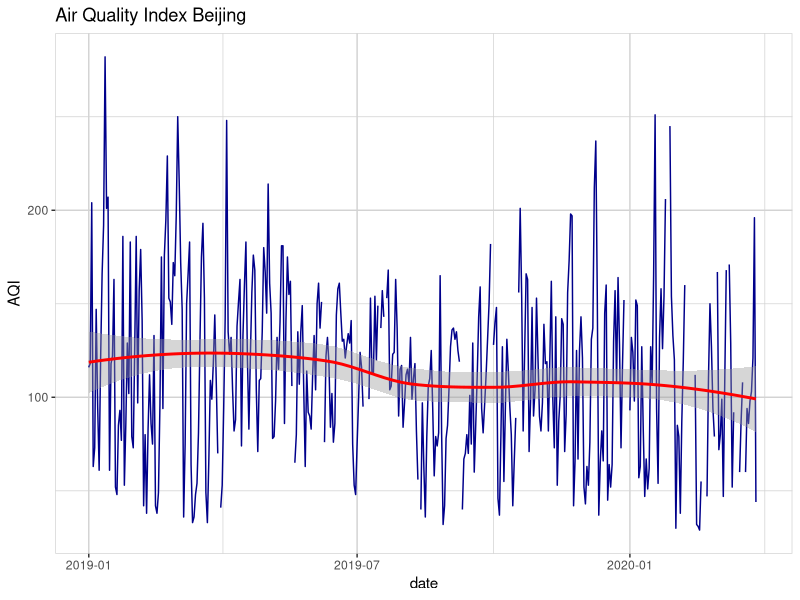
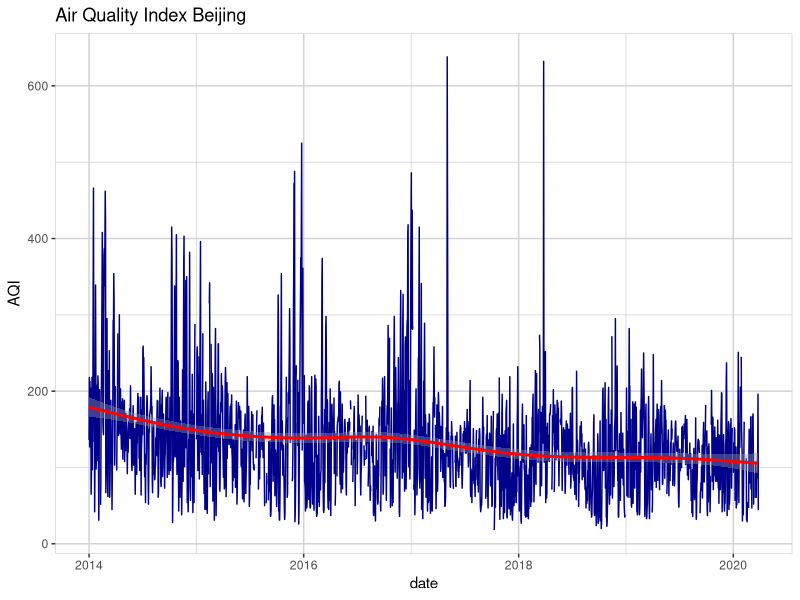
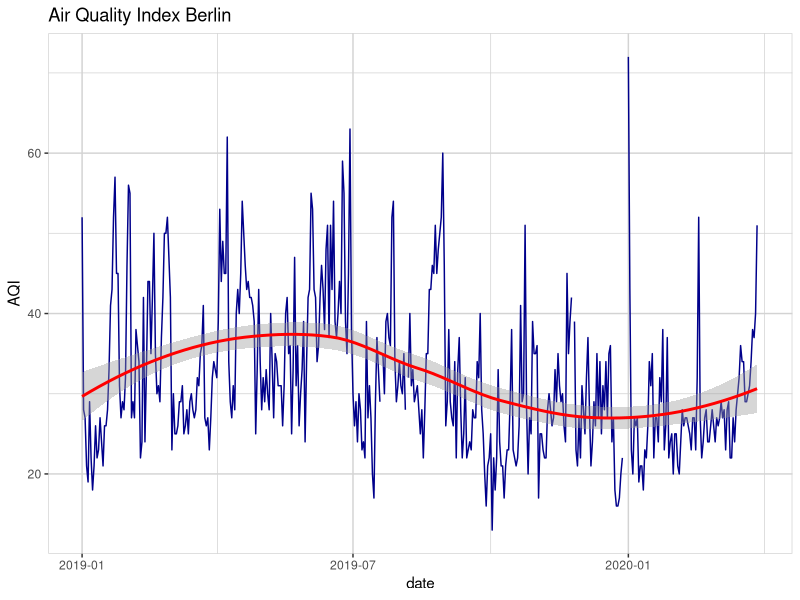
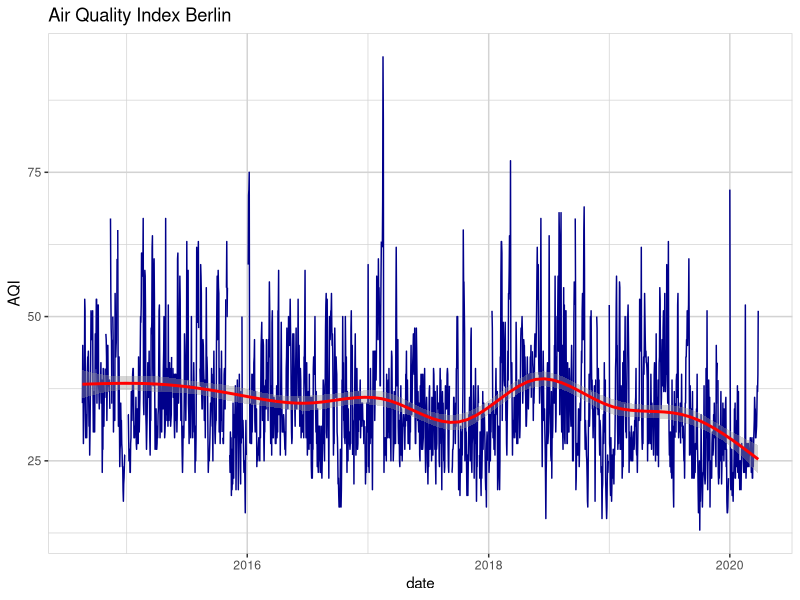
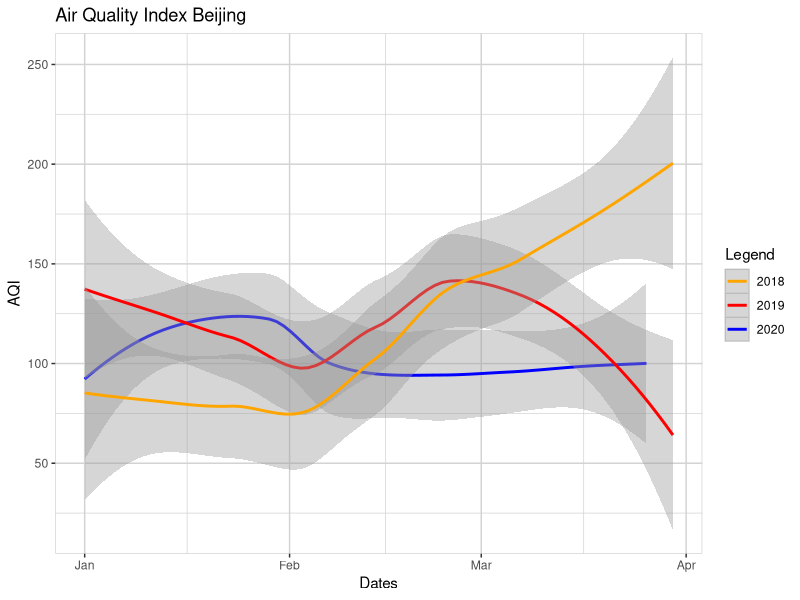
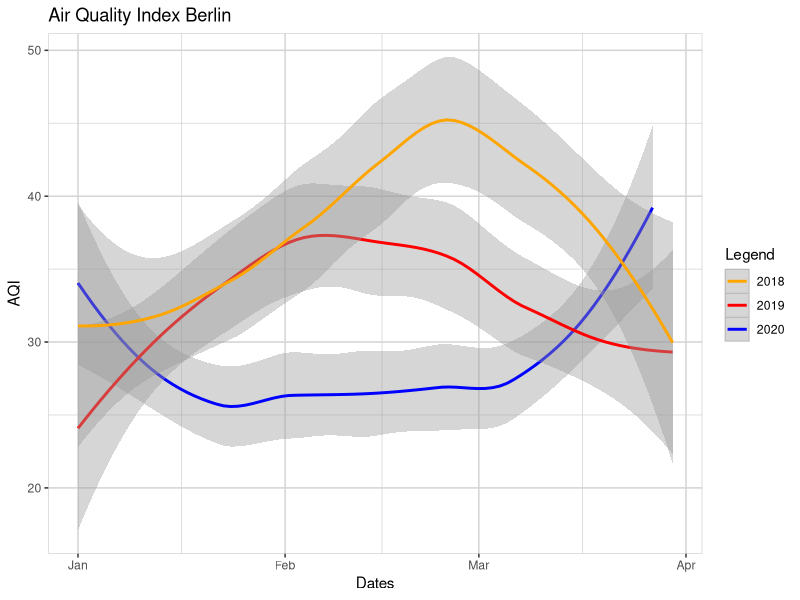
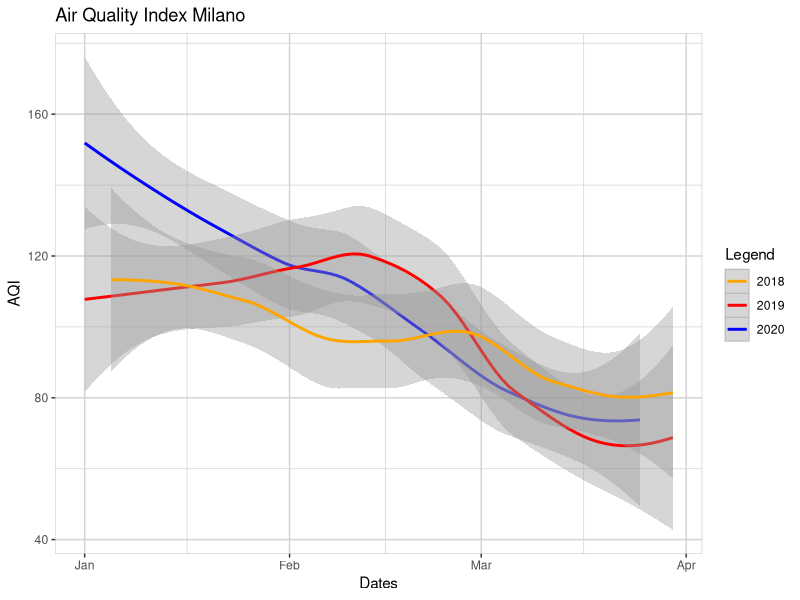
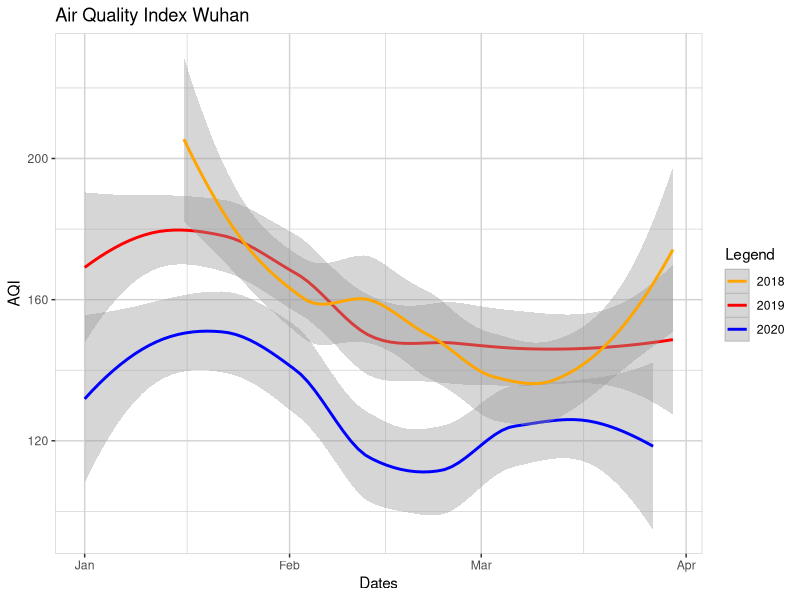

R code for these plots, in order:
#Air Quality Data

#librarys

library(ggplot2)
library(ggthemes)
library(stats)
library(lubridate)

#Read in Data
Air_Beijing<-read.csv("Data_International/beijing-air-quality.csv",stringsAsFactors = FALSE)
Air_Berlin<-read.csv("Data_International/berlin,-germany-air-quality.csv",stringsAsFactors = FALSE)
Air_Milano<-read.csv("Data_International/milano-senato, lombardia, italy-air-quality.csv",stringsAsFactors = FALSE)
Air_NY<-read.csv("Data_International/new-york, usa-air-quality.csv",stringsAsFactors = FALSE)
Air_Wuhan<-read.csv("Data_International/wuhan-air-quality.csv",stringsAsFactors = FALSE)


#Calculate overall AQI
head(Air_Beijing)
Air_Beijing$AQI<-apply(Air_Beijing[,2:ncol(Air_Beijing)],1,max)
Air_Berlin$AQI<-apply(Air_Berlin[,2:ncol(Air_Berlin)],1,max)
Air_Milano$AQI<-apply(Air_Milano[,2:(ncol(Air_Milano)-1)],1,max)
Air_NY$AQI<-apply(Air_NY[,2:ncol(Air_NY)],1,max)
Air_Wuhan$AQI<-apply(Air_Wuhan[,2:ncol(Air_Wuhan)],1,max)

#Format as Datum
Air_Beijing$date <- as.Date(Air_Beijing$date , format = "%Y/%m/%d")
Air_Berlin$date <- as.Date(Air_Berlin$date , format = "%Y/%m/%d")
Air_Milano$date <- as.Date(Air_Milano$date , format = "%Y/%m/%d")
Air_NY$date <- as.Date(Air_NY$date , format = "%Y/%m/%d")
Air_Wuhan$date <- as.Date(Air_Wuhan$date , format = "%Y/%m/%d")



#Plots over all Years
plot_bejing_all_years <- ggplot(data = Air_Beijing,
       mapping = aes(y = AQI,
                     x = date
       )) +
  geom_line(color="darkblue")+
  geom_smooth(color="red")+
  ggtitle("Air Quality Index Beijing")+
  theme(
    panel.background = element_rect(fill = 'white', colour = 'lightgrey', size = 0.5, linetype = "solid"), 
    panel.grid.major = element_line(size = 0.5, linetype = 'solid', colour = "lightgrey"),
    panel.grid.minor = element_line(size = 0.25, linetype = 'solid', colour = "lightgrey"),# Background of the entire plot
    legend.position="right",)

plot_berlin_all_years <- ggplot(data = Air_Berlin,
       mapping = aes(y = AQI,
                     x = date
       )) +
  geom_line(color="darkblue")+
  geom_smooth(color="red")+
  ggtitle("Air Quality Index Berlin")+
  theme(
    panel.background = element_rect(fill = 'white', colour = 'lightgrey', size = 0.5, linetype = "solid"), 
    panel.grid.major = element_line(size = 0.5, linetype = 'solid', colour = "lightgrey"),
    panel.grid.minor = element_line(size = 0.25, linetype = 'solid', colour = "lightgrey"),# Background of the entire plot
    legend.position="right",)

plot_milano_all_years <- ggplot(data = Air_Milano,
       mapping = aes(y = AQI,
                     x = date
       )) +
  geom_line(color="darkblue")+
  geom_smooth(color="red")+
  ggtitle("Air Quality Index Milano")+
  theme(
    panel.background = element_rect(fill = 'white', colour = 'lightgrey', size = 0.5, linetype = "solid"), 
    panel.grid.major = element_line(size = 0.5, linetype = 'solid', colour = "lightgrey"),
    panel.grid.minor = element_line(size = 0.25, linetype = 'solid', colour = "lightgrey"),# Background of the entire plot
    legend.position="right",)

plot_wuhan_all_years <- ggplot(data = Air_Wuhan,
       mapping = aes(y = AQI,
                     x = date
       )) +
  geom_line(color="darkblue")+
  geom_smooth(color="red")+
  ggtitle("Air Quality Index Wuhan")+
  theme(
    panel.background = element_rect(fill = 'white', colour = 'lightgrey', size = 0.5, linetype = "solid"), 
    panel.grid.major = element_line(size = 0.5, linetype = 'solid', colour = "lightgrey"),
    panel.grid.minor = element_line(size = 0.25, linetype = 'solid', colour = "lightgrey"),# Background of the entire plot
    legend.position="right",)


#Plot since 2019

AQI20_Beijing=subset(Air_Beijing, year(Air_Beijing$date) %in% c("2020","2019"))
AQI20_Berlin=subset(Air_Berlin, year(Air_Berlin$date) %in%  c("2020","2019"))
AQI20_Milano=subset(Air_Milano, year(Air_Milano$date) %in%  c("2020","2019"))
AQI20_NY=subset(Air_NY, year(Air_NY$date) %in%  c("2020","2019"))
AQI20_Wuhan=subset(Air_Wuhan, year(Air_Wuhan$date) %in%  c("2020","2019"))


plot_bejing_2019 <- ggplot(data = AQI20_Beijing,
       mapping = aes(y = AQI,
                     x = date
       )) +
  geom_line(color="darkblue")+
  geom_smooth(color="red")+
  ggtitle("Air Quality Index Beijing")+
  theme(
    panel.background = element_rect(fill = 'white', colour = 'lightgrey', size = 0.5, linetype = "solid"), 
    panel.grid.major = element_line(size = 0.5, linetype = 'solid', colour = "lightgrey"),
    panel.grid.minor = element_line(size = 0.25, linetype = 'solid', colour = "lightgrey"),# Background of the entire plot
    legend.position="right",)

plot_berlin_2019 <- ggplot(data = AQI20_Berlin,
       mapping = aes(y = AQI,
                     x = date
       )) +
  geom_line(color="darkblue")+
  geom_smooth(color="red")+
  ggtitle("Air Quality Index Berlin")+
  theme(
    panel.background = element_rect(fill = 'white', colour = 'lightgrey', size = 0.5, linetype = "solid"), 
    panel.grid.major = element_line(size = 0.5, linetype = 'solid', colour = "lightgrey"),
    panel.grid.minor = element_line(size = 0.25, linetype = 'solid', colour = "lightgrey"),# Background of the entire plot
    legend.position="right",)

plot_milano_2019<- ggplot(data = AQI20_Milano,
       mapping = aes(y = AQI,
                     x = date
       )) +
  geom_line(color="darkblue")+
  geom_smooth(color="red")+
  ggtitle("Air Quality Index Milano")+
  theme(
    panel.background = element_rect(fill = 'white', colour = 'lightgrey', size = 0.5, linetype = "solid"), 
    panel.grid.major = element_line(size = 0.5, linetype = 'solid', colour = "lightgrey"),
    panel.grid.minor = element_line(size = 0.25, linetype = 'solid', colour = "lightgrey"),# Background of the entire plot
    legend.position="right",)

plot_wuhan_2019 <- ggplot(data = AQI20_Wuhan,
       mapping = aes(y = AQI,
                     x = date
       )) +
  geom_line(color="darkblue")+
  geom_smooth(color="red")+
  ggtitle("Air Quality Index Wuhan")+
  theme(
    panel.background = element_rect(fill = 'white', colour = 'lightgrey', size = 0.5, linetype = "solid"), 
    panel.grid.major = element_line(size = 0.5, linetype = 'solid', colour = "lightgrey"),
    panel.grid.minor = element_line(size = 0.25, linetype = 'solid', colour = "lightgrey"),# Background of the entire plot
    legend.position="right",)

#Plots Januar-März
AQI20_Beijing20=subset(Air_Beijing, year(Air_Beijing$date) %in% "2020")
AQI20_Beijing19=subset(Air_Beijing, year(Air_Beijing$date) %in% "2019")
AQI20_Beijing19_123=subset(AQI20_Beijing19, !month(AQI20_Beijing19$date) %in% c("4","5","6","7","8","9","10","11","12"))
AQI20_Beijing18=subset(Air_Beijing, year(Air_Beijing$date) %in% "2018")
AQI20_Beijing18_123=subset(AQI20_Beijing18, !month(AQI20_Beijing18$date) %in% c("4","5","6","7","8","9","10","11","12"))

AQI20_Wuhan20=subset(Air_Wuhan, year(Air_Wuhan$date) %in% "2020")
AQI20_Wuhan19=subset(Air_Wuhan, year(Air_Wuhan$date) %in% "2019")
AQI20_Wuhan19_123=subset(AQI20_Wuhan19, !month(AQI20_Wuhan19$date) %in% c("4","5","6","7","8","9","10","11","12"))
AQI20_Wuhan18=subset(Air_Wuhan, year(Air_Wuhan$date) %in% "2018")
AQI20_Wuhan18_123=subset(AQI20_Wuhan18, !month(AQI20_Wuhan18$date) %in% c("4","5","6","7","8","9","10","11","12"))


AQI20_Berlin20=subset(Air_Berlin, year(Air_Berlin$date) %in% "2020")
AQI20_Berlin19=subset(Air_Berlin, year(Air_Berlin$date) %in% "2019")
AQI20_Berlin19_123=subset(AQI20_Berlin19, !month(AQI20_Berlin19$date) %in% c("4","5","6","7","8","9","10","11","12"))
AQI20_Berlin18=subset(Air_Berlin, year(Air_Berlin$date) %in% "2018")
AQI20_Berlin18_123=subset(AQI20_Berlin18, !month(AQI20_Berlin18$date) %in% c("4","5","6","7","8","9","10","11","12"))


AQI20_Milano20=subset(Air_Milano, year(Air_Milano$date) %in% "2020")
AQI20_Milano19=subset(Air_Milano, year(Air_Milano$date) %in% "2019")
AQI20_Milano19_123=subset(AQI20_Milano19, !month(AQI20_Milano19$date) %in% c("4","5","6","7","8","9","10","11","12"))
AQI20_Milano18=subset(Air_Milano, year(Air_Milano$date) %in% "2018")
AQI20_Milano18_123=subset(AQI20_Milano18, !month(AQI20_Milano18$date) %in% c("4","5","6","7","8","9","10","11","12"))

plot_jan_mar_bejing <- ggplot() +
  geom_smooth(data = AQI20_Beijing20, aes(x = date, y = AQI, color = "2020")) +
  geom_smooth(data = AQI20_Beijing19_123, aes(x = (date + 1*365), y = AQI, color = "2019")) +
  geom_smooth(data = AQI20_Beijing18_123, aes(x = (date + 2*365), y = AQI, color = "2018")) +
  xlab('Dates') +
  ylab('AQI')+
  ggtitle("Air Quality Index Beijing")+
  scale_colour_manual(name="Legend", values=c("orange", "red", "blue"))+
  theme(
    panel.background = element_rect(fill = 'white', colour = 'lightgrey', size = 0.5, linetype = "solid"), 
    panel.grid.major = element_line(size = 0.5, linetype = 'solid', colour = "lightgrey"),
    panel.grid.minor = element_line(size = 0.25, linetype = 'solid', colour = "lightgrey"),# Background of the entire plot
    legend.position="right",)



plot_jan_mar_wuhan <- ggplot() +
  geom_smooth(data = AQI20_Wuhan20, aes(x = date, y = AQI, color = "2020")) +
  geom_smooth(data = AQI20_Wuhan19_123, aes(x = (date + 1*365), y = AQI, color = "2019")) +
  geom_smooth(data = AQI20_Wuhan18_123, aes(x = (date + 2*365), y = AQI, color = "2018")) +
  xlab('Dates') +
  ylab('AQI')+
  ggtitle("Air Quality Index Wuhan")+
  scale_colour_manual(name="Legend", values=c("orange", "red", "blue"))+
  theme(
    panel.background = element_rect(fill = 'white', colour = 'lightgrey', size = 0.5, linetype = "solid"), 
    panel.grid.major = element_line(size = 0.5, linetype = 'solid', colour = "lightgrey"),
    panel.grid.minor = element_line(size = 0.25, linetype = 'solid', colour = "lightgrey"),# Background of the entire plot
    legend.position="right",)




plot_jan_mar_berlin <- ggplot() +
  geom_smooth(data = AQI20_Berlin20, aes(x = date, y = AQI, color = "2020")) +
  geom_smooth(data = AQI20_Berlin19_123, aes(x = (date + 1*365), y = AQI, color = "2019")) +
  geom_smooth(data = AQI20_Berlin18_123, aes(x = (date + 2*365), y = AQI, color = "2018")) +
  xlab('Dates') +
  ylab('AQI')+
  ggtitle("Air Quality Index Berlin")+
  scale_colour_manual(name="Legend", values=c("orange", "red", "blue"))+
  theme(
    panel.background = element_rect(fill = 'white', colour = 'lightgrey', size = 0.5, linetype = "solid"), 
    panel.grid.major = element_line(size = 0.5, linetype = 'solid', colour = "lightgrey"),
    panel.grid.minor = element_line(size = 0.25, linetype = 'solid', colour = "lightgrey"),# Background of the entire plot
    legend.position="right",)




plot_jan_mar_milano <- ggplot() +
  geom_smooth(data = AQI20_Milano20, aes(x = date, y = AQI, color = "2020")) +
  geom_smooth(data = AQI20_Milano19_123, aes(x = (date + 1*365), y = AQI, color = "2019")) +
  geom_smooth(data = AQI20_Milano18_123, aes(x = (date + 2*365), y = AQI, color = "2018")) +
  xlab('Dates') +
  ylab('AQI')+
  ggtitle("Air Quality Index Milano")+
  scale_colour_manual(name="Legend", values=c("orange", "red", "blue"))+
  theme(
    panel.background = element_rect(fill = 'white', colour = 'lightgrey', size = 0.5, linetype = "solid"), 
    panel.grid.major = element_line(size = 0.5, linetype = 'solid', colour = "lightgrey"),
    panel.grid.minor = element_line(size = 0.25, linetype = 'solid', colour = "lightgrey"),# Background of the entire plot
    legend.position="right",)





